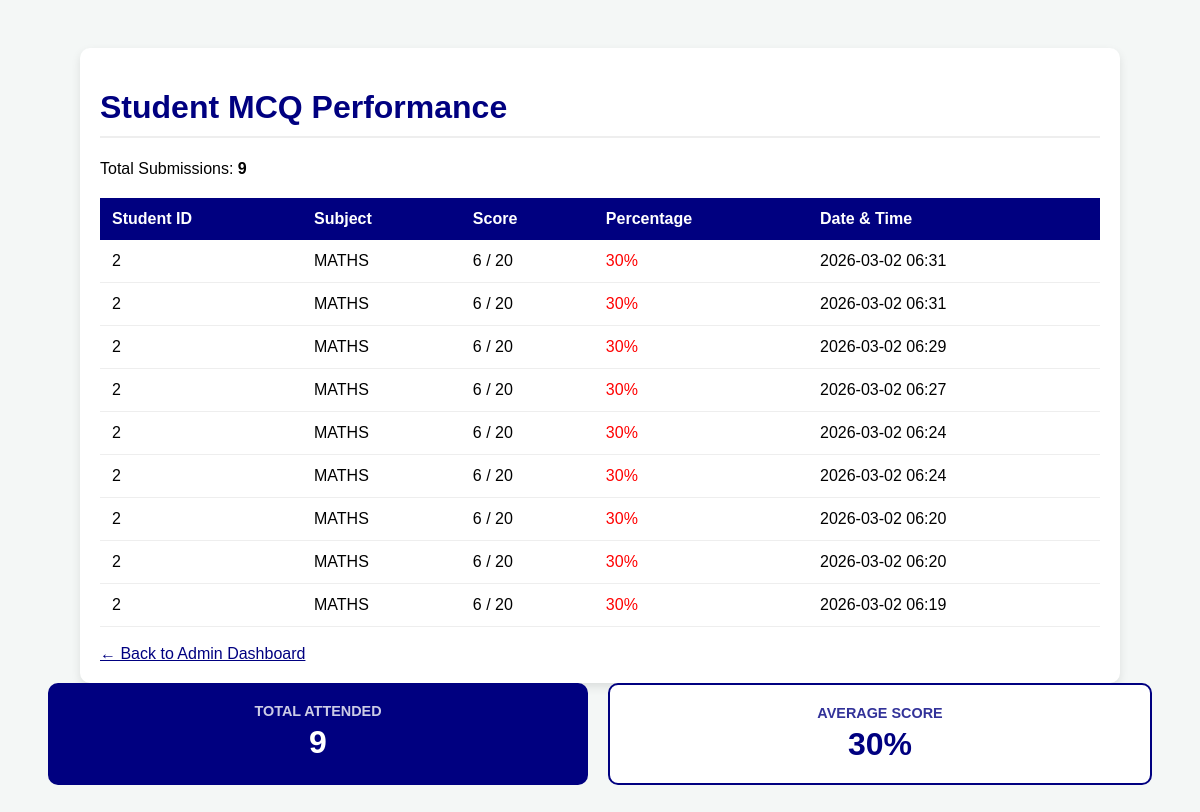
Page /admin/mcq-results on the committed database.
### app.py (models this page shows)
class MCQResult(db.Model):
    id = db.Column(db.Integer, primary_key=True)
    student_id = db.Column(db.Integer, db.ForeignKey('student.id'))
    subject = db.Column(db.String(100))
    score = db.Column(db.Integer)
    total = db.Column(db.Integer)
    attended_on = db.Column(db.DateTime, default=datetime.utcnow)
    student = db.relationship('Student', backref='mcq_results')

### app.py (the view)
@app.route('/admin/mcq-results')
def admin_mcq_results():
    results = MCQResult.query.order_by(MCQResult.attended_on.desc()).all()
    print(f"Found {len(results)} results in database")
    return render_template('admin_mcq_results.html', results=results)

### app.py (called while the page is built)
@app.after_request
def add_header(response):
    response.headers["Cache-Control"] = "no-cache, no-store, must-revalidate"
    response.headers["Pragma"] = "no-cache"
    response.headers["Expires"] = "0"
    return response

### templates/admin_mcq_results.html (shortened to what this page needs)
<!DOCTYPE html>
<html lang="en">
<head>
</head>
<body>
    <div class="admin-container">
        <h1>Student MCQ Performance</h1>
        <p>Total Submissions: <strong>{{ results|length }}</strong></p>
        <table>
            <thead>
                <tr>
                    <th>Student ID</th>
                    <th>Subject</th>
                    <th>Score</th>
                    <th>Percentage</th>
                    <th>Date & Time</th>
                </tr>
            </thead>
            <tbody>
                {% for res in results %}
                <tr>
                    <td>{{ res.student_id }}</td>
                    <td>{{ res.subject|upper }}</td>
                    <td>{{ res.score }} / {{ res.total }}</td>
                    <td class="{{ 'pass' if (res.score/res.total*100) >= 40 else 'fail' }}">
                        {{ (res.score / res.total * 100) | int }}%
                    </td>
                    <td>{{ res.attended_on.strftime('%Y-%m-%d %H:%M') }}</td>
                </tr>
                {% endfor %}
            </tbody>
        </table>
        <br>
        <a href="/admin/dashboard" style="color: #000080;">← Back to Admin Dashboard</a>
    </div>
    <div class="admin-summary" style="display: flex; gap: 20px; margin-bottom: 30px; flex-wrap: wrap;">
    <div style="flex: 1; min-width: 200px; background: #000080; color: white; padding: 20px; border-radius: 10px; text-align: center;">
        <h3 style="margin: 0; font-size: 0.9rem; opacity: 0.8;">TOTAL ATTENDED</h3>
        <p style="margin: 5px 0 0 0; font-size: 2rem; font-weight: bold;">{{ results|length }}</p>
    </div>
    <div style="flex: 1; min-width: 200px; background: white; border: 2px solid #000080; color: #000080; padding: 20px; border-radius: 10px; text-align: center;">
        <h3 style="margin: 0; font-size: 0.9rem; opacity: 0.8;">AVERAGE SCORE</h3>
        <p style="margin: 5px 0 0 0; font-size: 2rem; font-weight: bold;">
            {% if results %}
                {{ (results|sum(attribute='score') / results|sum(attribute='total') * 100)|int }}%
            {% else %}
                0%
            {% endif %}
        </p>
    </div>
</div>
</body>
</html>

### templates/admin_mcq_results.html (style rules this page uses)
body { font-family: sans-serif; background: #f4f7f6; padding: 40px; }
.admin-container { max-width: 1000px; margin: auto; background: white; padding: 20px; border-radius: 10px; box-shadow: 0 4px 10px rgba(0,0,0,0.1); }
h1 { color: #000080; border-bottom: 2px solid #eee; padding-bottom: 10px; }
table { width: 100%; border-collapse: collapse; margin-top: 20px; }
th { background: #000080; color: white; padding: 12px; text-align: left; }
td { padding: 12px; border-bottom: 1px solid #eee; }
.fail { color: red; }
table { min-width: 600px; }

### rows in the picture
MCQResult: student_id "2", subject "MATHS", score "6", total "20", (res.score/res.total*100)|int "30", attended_on "2026-03-02 06:31"
MCQResult: student_id "2", subject "MATHS", score "6", total "20", (res.score/res.total*100)|int "30", attended_on "2026-03-02 06:31"
MCQResult: student_id "2", subject "MATHS", score "6", total "20", (res.score/res.total*100)|int "30", attended_on "2026-03-02 06:29"
MCQResult: student_id "2", subject "MATHS", score "6", total "20", (res.score/res.total*100)|int "30", attended_on "2026-03-02 06:27"
MCQResult: student_id "2", subject "MATHS", score "6", total "20", (res.score/res.total*100)|int "30", attended_on "2026-03-02 06:24"
MCQResult: student_id "2", subject "MATHS", score "6", total "20", (res.score/res.total*100)|int "30", attended_on "2026-03-02 06:24"
MCQResult: student_id "2", subject "MATHS", score "6", total "20", (res.score/res.total*100)|int "30", attended_on "2026-03-02 06:20"
MCQResult: student_id "2", subject "MATHS", score "6", total "20", (res.score/res.total*100)|int "30", attended_on "2026-03-02 06:20"
MCQResult: student_id "2", subject "MATHS", score "6", total "20", (res.score/res.total*100)|int "30", attended_on "2026-03-02 06:19"

### other values in the picture
{{ results|length }} "9"
